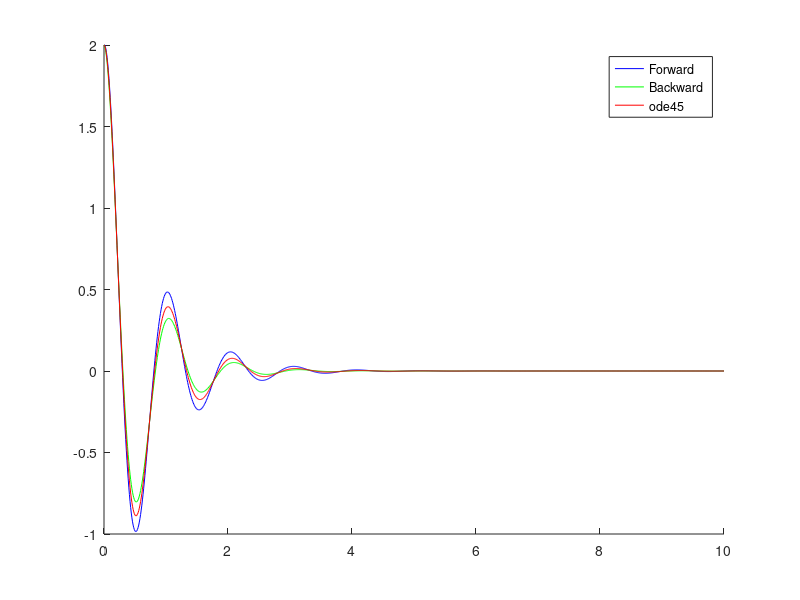

The MATLAB source for this figure:
% Spring Mass Damper
% natural frequencey
w = 2 * pi;
% damping rate
d = 0.25;
% Spring mass damper system
A = [0 1;
    -w^2 -2*d*w];
% time step
dt = 0.01;
T = 10;
% iterate forward euler scheme
x0 = [2; 0]; % position, velocity 
xF(:,1) = x0;
tF(1) = 0;
for k = 1:T/dt
    tF(k+1) = k*dt;
    xF(:,k+1) = (eye(2) + dt*A) * xF(:,k);
end

plot(tF, xF(1,:))
plot(xF(1,:), xF(2,:))

% interate backward euler 
x0 = [2; 0]; % position, velocity 
xB(:,1) = x0;
tB(1) = 0;
for k = 1:T/dt
    tB(k+1) = k*dt;
    xB(:,k+1) = inv(eye(2) - dt*A) * xB(:,k);
end

plot(tB, xB(1,:))
plot(xB(1,:), xB(2,:))

% build in integrator
[t, xGood] = ode45(@(t,x) A*x, 0:dt:T, x0);
plot(t, xGood(:,1))

clf
hold on
plot(tF, xF(1,:),'b')
plot(tB, xB(1,:),'g')
plot(t, xGood(:,1),'r')
legend('Forward', 'Backward', 'ode45')
